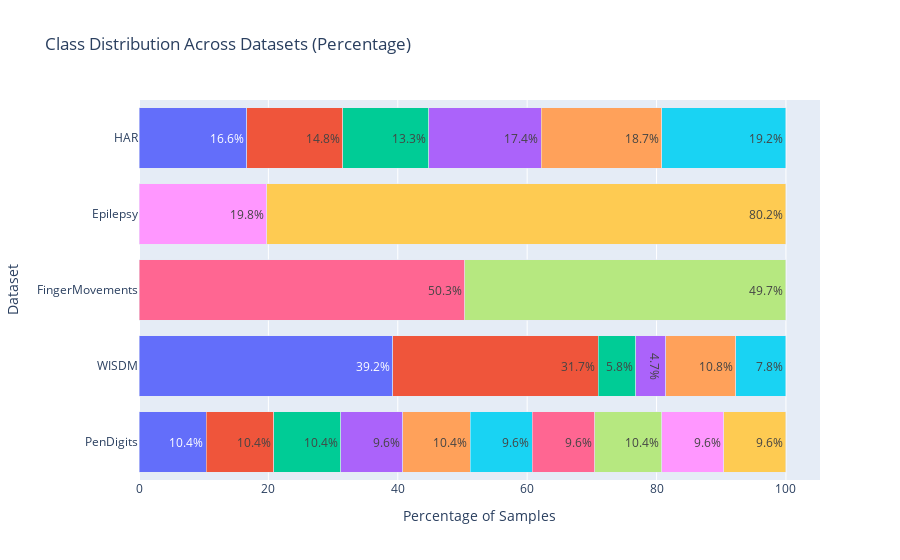

The code cell stored with this chart in its notebook:
### Code cell
fig = go.Figure()

for dataset_name in datasets:
    labels = datasets[dataset_name]["train"]["labels"]
    unique_classes, class_counts = torch.unique(labels, return_counts=True)
    percentages = (class_counts / torch.sum(class_counts) * 100)
    
    for class_idx, (class_count, percentage) in enumerate(zip(class_counts, percentages)):
        fig.add_trace(go.Bar(
            y=[dataset_name],
            x=[percentage],
            name=f"Class {class_idx}",
            orientation="h",
            text=[f"{percentage:.1f}%"],
            hoverinfo="text+name",
        ))

fig.update_layout(
    title="Class Distribution Across Datasets (Percentage)",
    barmode="stack",
    xaxis_title="Percentage of Samples",
    yaxis_title="Dataset",
    showlegend=False
)
fig.show()

### Figure 1 — Plotly figure (JSON) as saved in the notebook; plotly's stock layout.template omitted (floating-point values rounded to 4 significant figures)
{"data": [{"hoverinfo": "text+name", "name": "Class 0", "orientation": "h", "text": ["10.4%"], "type": "bar", "x": [10.41], "y": ["PenDigits"]}, {"hoverinfo": "text+name", "name": "Class 1", "orientation": "h", "text": ["10.4%"], "type": "bar", "x": [10.39], "y": ["PenDigits"]}, {"hoverinfo": "text+name", "name": "Class 2", "orientation": "h", "text": ["10.4%"], "type": "bar", "x": [10.41], "y": ["PenDigits"]}, {"hoverinfo": "text+name", "name": "Class 3", "orientation": "h", "text": ["9.6%"], "type": "bar", "x": [9.594], "y": ["PenDigits"]}, {"hoverinfo": "text+name", "name": "Class 4", "orientation": "h", "text": ["10.4%"], "type": "bar", "x": [10.41], "y": ["PenDigits"]}, {"hoverinfo": "text+name", "name": "Class 5", "orientation": "h", "text": ["9.6%"], "type": "bar", "x": [9.608], "y": ["PenDigits"]}, {"hoverinfo": "text+name", "name": "Class 6", "orientation": "h", "text": ["9.6%"], "type": "bar", "x": [9.608], "y": ["PenDigits"]}, {"hoverinfo": "text+name", "name": "Class 7", "orientation": "h", "text": ["10.4%"], "type": "bar", "x": [10.38], "y": ["PenDigits"]}, {"hoverinfo": "text+name", "name": "Class 8", "orientation": "h", "text": ["9.6%"], "type": "bar", "x": [9.594], "y": ["PenDigits"]}, {"hoverinfo": "text+name", "name": "Class 9", "orientation": "h", "text": ["9.6%"], "type": "bar", "x": [9.594], "y": ["PenDigits"]}, {"hoverinfo": "text+name", "name": "Class 0", "orientation": "h", "text": ["39.2%"], "type": "bar", "x": [39.24], "y": ["WISDM"]}, {"hoverinfo": "text+name", "name": "Class 1", "orientation": "h", "text": ["31.7%"], "type": "bar", "x": [31.72], "y": ["WISDM"]}, {"hoverinfo": "text+name", "name": "Class 2", "orientation": "h", "text": ["5.8%"], "type": "bar", "x": [5.808], "y": ["WISDM"]}, {"hoverinfo": "text+name", "name": "Class 3", "orientation": "h", "text": ["4.7%"], "type": "bar", "x": [4.662], "y": ["WISDM"]}, {"hoverinfo": "text+name", "name": "Class 4", "orientation": "h", "text": ["10.8%"], "type": "bar", "x": [10.81], "y": ["WISDM"]}, {"hoverinfo": "text+name", "name": "Class 5", "orientation": "h", "text": ["7.8%"], "type": "bar", "x": [7.757], "y": ["WISDM"]}, {"hoverinfo": "text+name", "name": "Class 0", "orientation": "h", "text": ["50.3%"], "type": "bar", "x": [50.32], "y": ["FingerMovements"]}, {"hoverinfo": "text+name", "name": "Class 1", "orientation": "h", "text": ["49.7%"], "type": "bar", "x": [49.68], "y": ["FingerMovements"]}, {"hoverinfo": "text+name", "name": "Class 0", "orientation": "h", "text": ["19.8%"], "type": "bar", "x": [19.78], "y": ["Epilepsy"]}, {"hoverinfo": "text+name", "name": "Class 1", "orientation": "h", "text": ["80.2%"], "type": "bar", "x": [80.22], "y": ["Epilepsy"]}, {"hoverinfo": "text+name", "name": "Class 0", "orientation": "h", "text": ["16.6%"], "type": "bar", "x": [16.65], "y": ["HAR"]}, {"hoverinfo": "text+name", "name": "Class 1", "orientation": "h", "text": ["14.8%"], "type": "bar", "x": [14.84], "y": ["HAR"]}, {"hoverinfo": "text+name", "name": "Class 2", "orientation": "h", "text": ["13.3%"], "type": "bar", "x": [13.26], "y": ["HAR"]}, {"hoverinfo": "text+name", "name": "Class 3", "orientation": "h", "text": ["17.4%"], "type": "bar", "x": [17.41], "y": ["HAR"]}, {"hoverinfo": "text+name", "name": "Class 4", "orientation": "h", "text": ["18.7%"], "type": "bar", "x": [18.67], "y": ["HAR"]}, {"hoverinfo": "text+name", "name": "Class 5", "orientation": "h", "text": ["19.2%"], "type": "bar", "x": [19.16], "y": ["HAR"]}], "layout": {"barmode": "stack", "showlegend": false, "title": {"text": "Class Distribution Across Datasets (Percentage)"}, "xaxis": {"title": {"text": "Percentage of Samples"}}, "yaxis": {"title": {"text": "Dataset"}}}}
